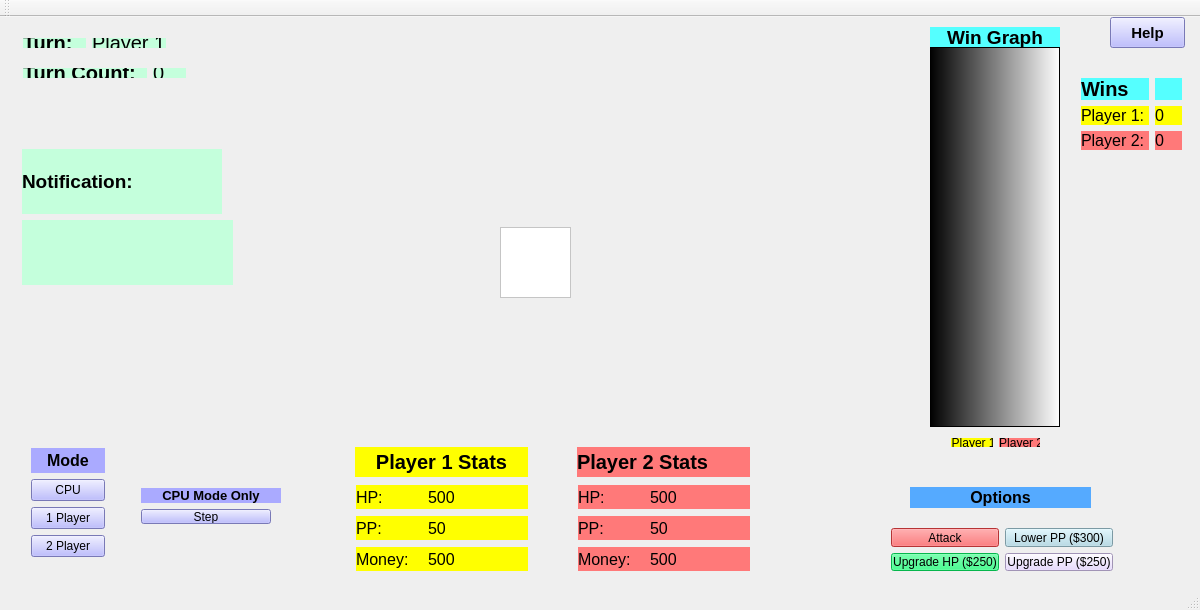
<?xml version="1.0" encoding="UTF-8"?>
<ui version="4.0">
 <class>MainWindow</class>
 <widget class="QMainWindow" name="MainWindow">
  <property name="geometry">
   <rect>
    <x>0</x>
    <y>0</y>
    <width>1200</width>
    <height>610</height>
   </rect>
  </property>
  <property name="minimumSize">
   <size>
    <width>1200</width>
    <height>610</height>
   </size>
  </property>
  <property name="windowTitle">
   <string>MainWindow</string>
  </property>
  <property name="styleSheet">
   <string notr="true"/>
  </property>
  <widget class="QWidget" name="centralWidget">
   <widget class="QWidget" name="layoutWidget">
    <property name="geometry">
     <rect>
      <x>880</x>
      <y>500</y>
      <width>244</width>
      <height>65</height>
     </rect>
    </property>
    <layout class="QGridLayout" name="gridLayout">
     <item row="0" column="0">
      <widget class="QPushButton" name="attack_button">
       <property name="styleSheet">
        <string notr="true">background-color:rgb(255, 71, 74)</string>
       </property>
       <property name="text">
        <string>Attack</string>
       </property>
      </widget>
     </item>
     <item row="0" column="1">
      <widget class="QPushButton" name="lower_pp_button">
       <property name="styleSheet">
        <string notr="true">background-color: lightblue</string>
       </property>
       <property name="text">
        <string>Lower PP ($300)</string>
       </property>
      </widget>
     </item>
     <item row="1" column="0">
      <widget class="QPushButton" name="upgrade_hp_button">
       <property name="styleSheet">
        <string notr="true">background-color: rgb(8, 255, 107)</string>
       </property>
       <property name="text">
        <string>Upgrade HP ($250)</string>
       </property>
      </widget>
     </item>
     <item row="1" column="1">
      <widget class="QPushButton" name="upgrade_pp_button">
       <property name="styleSheet">
        <string notr="true">background-color: rgb(225, 207, 255)</string>
       </property>
       <property name="text">
        <string>Upgrade PP ($250)</string>
       </property>
      </widget>
     </item>
    </layout>
    <zorder>upgrade_hp_button</zorder>
    <zorder>upgrade_pp_button</zorder>
    <zorder>attack_button</zorder>
    <zorder>lower_pp_button</zorder>
   </widget>
   <widget class="QTableWidget" name="cellWidget">
    <property name="geometry">
     <rect>
      <x>500</x>
      <y>210</y>
      <width>71</width>
      <height>71</height>
     </rect>
    </property>
    <property name="styleSheet">
     <string notr="true">background-color:white;</string>
    </property>
    <property name="dragEnabled">
     <bool>false</bool>
    </property>
   </widget>
   <widget class="QWidget" name="layoutWidget">
    <property name="geometry">
     <rect>
      <x>12</x>
      <y>40</y>
      <width>185</width>
      <height>32</height>
     </rect>
    </property>
    <layout class="QHBoxLayout" name="horizontalLayout_2">
     <item>
      <widget class="QLabel" name="label_15">
       <property name="font">
        <font>
         <pointsize>15</pointsize>
         <weight>75</weight>
         <bold>true</bold>
        </font>
       </property>
       <property name="styleSheet">
        <string notr="true">background-color:rgb(196, 255, 220)</string>
       </property>
       <property name="text">
        <string>Turn Count:  </string>
       </property>
      </widget>
     </item>
     <item>
      <widget class="QLabel" name="option_count_label">
       <property name="font">
        <font>
         <pointsize>15</pointsize>
         <weight>50</weight>
         <bold>false</bold>
        </font>
       </property>
       <property name="styleSheet">
        <string notr="true">background-color:rgb(196, 255, 220)</string>
       </property>
       <property name="text">
        <string>0</string>
       </property>
      </widget>
     </item>
    </layout>
    <zorder>option_count_label</zorder>
    <zorder>label_15</zorder>
   </widget>
   <widget class="QWidget" name="layoutWidget">
    <property name="geometry">
     <rect>
      <x>12</x>
      <y>10</y>
      <width>165</width>
      <height>32</height>
     </rect>
    </property>
    <layout class="QHBoxLayout" name="horizontalLayout">
     <item>
      <widget class="QLabel" name="label_13">
       <property name="font">
        <font>
         <pointsize>15</pointsize>
         <weight>75</weight>
         <bold>true</bold>
        </font>
       </property>
       <property name="styleSheet">
        <string notr="true">background-color:rgb(196, 255, 220)</string>
       </property>
       <property name="text">
        <string>Turn:</string>
       </property>
      </widget>
     </item>
     <item>
      <widget class="QLabel" name="player_turn_label">
       <property name="font">
        <font>
         <pointsize>15</pointsize>
         <weight>50</weight>
         <bold>false</bold>
        </font>
       </property>
       <property name="styleSheet">
        <string notr="true">background-color:rgb(196, 255, 220)</string>
       </property>
       <property name="text">
        <string>Player 1</string>
       </property>
      </widget>
     </item>
    </layout>
   </widget>
   <widget class="QLabel" name="player2_stats_header">
    <property name="geometry">
     <rect>
      <x>577</x>
      <y>430</y>
      <width>173</width>
      <height>30</height>
     </rect>
    </property>
    <property name="font">
     <font>
      <pointsize>15</pointsize>
      <weight>75</weight>
      <bold>true</bold>
     </font>
    </property>
    <property name="styleSheet">
     <string notr="true">background-color:rgb(255, 121, 121)</string>
    </property>
    <property name="text">
     <string>Player 2 Stats</string>
    </property>
   </widget>
   <widget class="QLabel" name="player1_stat_header">
    <property name="geometry">
     <rect>
      <x>355</x>
      <y>430</y>
      <width>173</width>
      <height>30</height>
     </rect>
    </property>
    <property name="font">
     <font>
      <pointsize>15</pointsize>
      <weight>75</weight>
      <bold>true</bold>
     </font>
    </property>
    <property name="styleSheet">
     <string notr="true">background-color:yellow</string>
    </property>
    <property name="text">
     <string>Player 1 Stats</string>
    </property>
    <property name="alignment">
     <set>Qt::AlignCenter</set>
    </property>
   </widget>
   <widget class="QLabel" name="player2_hp_label">
    <property name="geometry">
     <rect>
      <x>650</x>
      <y>468</y>
      <width>100</width>
      <height>24</height>
     </rect>
    </property>
    <property name="font">
     <font>
      <pointsize>12</pointsize>
     </font>
    </property>
    <property name="styleSheet">
     <string notr="true">background-color:rgb(255, 121, 121)</string>
    </property>
    <property name="text">
     <string>500</string>
    </property>
   </widget>
   <widget class="QLabel" name="label_11">
    <property name="geometry">
     <rect>
      <x>578</x>
      <y>468</y>
      <width>100</width>
      <height>24</height>
     </rect>
    </property>
    <property name="font">
     <font>
      <pointsize>12</pointsize>
     </font>
    </property>
    <property name="styleSheet">
     <string notr="true">background-color:rgb(255, 121, 121)</string>
    </property>
    <property name="text">
     <string>HP: </string>
    </property>
   </widget>
   <widget class="QLabel" name="player1_hp_label">
    <property name="geometry">
     <rect>
      <x>428</x>
      <y>468</y>
      <width>100</width>
      <height>24</height>
     </rect>
    </property>
    <property name="font">
     <font>
      <pointsize>12</pointsize>
     </font>
    </property>
    <property name="styleSheet">
     <string notr="true">background-color:yellow</string>
    </property>
    <property name="text">
     <string>500</string>
    </property>
   </widget>
   <widget class="QLabel" name="label_2">
    <property name="geometry">
     <rect>
      <x>356</x>
      <y>468</y>
      <width>100</width>
      <height>24</height>
     </rect>
    </property>
    <property name="font">
     <font>
      <pointsize>12</pointsize>
     </font>
    </property>
    <property name="styleSheet">
     <string notr="true">background-color:yellow</string>
    </property>
    <property name="text">
     <string>HP: </string>
    </property>
    <property name="alignment">
     <set>Qt::AlignLeading|Qt::AlignLeft|Qt::AlignVCenter</set>
    </property>
   </widget>
   <widget class="QLabel" name="player2_pp_label">
    <property name="geometry">
     <rect>
      <x>650</x>
      <y>499</y>
      <width>100</width>
      <height>24</height>
     </rect>
    </property>
    <property name="font">
     <font>
      <pointsize>12</pointsize>
     </font>
    </property>
    <property name="styleSheet">
     <string notr="true">background-color:rgb(255, 121, 121)</string>
    </property>
    <property name="text">
     <string>50</string>
    </property>
   </widget>
   <widget class="QLabel" name="label_10">
    <property name="geometry">
     <rect>
      <x>578</x>
      <y>499</y>
      <width>100</width>
      <height>24</height>
     </rect>
    </property>
    <property name="font">
     <font>
      <pointsize>12</pointsize>
     </font>
    </property>
    <property name="styleSheet">
     <string notr="true">background-color:rgb(255, 121, 121)</string>
    </property>
    <property name="text">
     <string>PP:</string>
    </property>
   </widget>
   <widget class="QLabel" name="label_3">
    <property name="geometry">
     <rect>
      <x>356</x>
      <y>499</y>
      <width>100</width>
      <height>24</height>
     </rect>
    </property>
    <property name="font">
     <font>
      <pointsize>12</pointsize>
     </font>
    </property>
    <property name="styleSheet">
     <string notr="true">background-color:yellow</string>
    </property>
    <property name="text">
     <string>PP:</string>
    </property>
   </widget>
   <widget class="QLabel" name="player1_pp_label">
    <property name="geometry">
     <rect>
      <x>428</x>
      <y>499</y>
      <width>100</width>
      <height>24</height>
     </rect>
    </property>
    <property name="font">
     <font>
      <pointsize>12</pointsize>
     </font>
    </property>
    <property name="styleSheet">
     <string notr="true">background-color:yellow</string>
    </property>
    <property name="text">
     <string>50</string>
    </property>
   </widget>
   <widget class="QLabel" name="label_9">
    <property name="geometry">
     <rect>
      <x>578</x>
      <y>530</y>
      <width>100</width>
      <height>24</height>
     </rect>
    </property>
    <property name="font">
     <font>
      <pointsize>12</pointsize>
     </font>
    </property>
    <property name="styleSheet">
     <string notr="true">background-color:rgb(255, 121, 121)</string>
    </property>
    <property name="text">
     <string>Money:</string>
    </property>
   </widget>
   <widget class="QLabel" name="player2_money_label">
    <property name="geometry">
     <rect>
      <x>650</x>
      <y>530</y>
      <width>100</width>
      <height>24</height>
     </rect>
    </property>
    <property name="font">
     <font>
      <pointsize>12</pointsize>
     </font>
    </property>
    <property name="styleSheet">
     <string notr="true">background-color:rgb(255, 121, 121)</string>
    </property>
    <property name="text">
     <string>500</string>
    </property>
   </widget>
   <widget class="QLabel" name="player1_money_label">
    <property name="geometry">
     <rect>
      <x>428</x>
      <y>530</y>
      <width>100</width>
      <height>24</height>
     </rect>
    </property>
    <property name="font">
     <font>
      <pointsize>12</pointsize>
     </font>
    </property>
    <property name="styleSheet">
     <string notr="true">background-color:yellow</string>
    </property>
    <property name="text">
     <string>500</string>
    </property>
   </widget>
   <widget class="QLabel" name="label_8">
    <property name="geometry">
     <rect>
      <x>356</x>
      <y>530</y>
      <width>100</width>
      <height>24</height>
     </rect>
    </property>
    <property name="font">
     <font>
      <pointsize>12</pointsize>
     </font>
    </property>
    <property name="styleSheet">
     <string notr="true">background-color:yellow</string>
    </property>
    <property name="text">
     <string>Money:</string>
    </property>
   </widget>
   <widget class="QLabel" name="win_graph_header">
    <property name="geometry">
     <rect>
      <x>930</x>
      <y>10</y>
      <width>130</width>
      <height>21</height>
     </rect>
    </property>
    <property name="font">
     <font>
      <pointsize>14</pointsize>
      <weight>75</weight>
      <bold>true</bold>
     </font>
    </property>
    <property name="styleSheet">
     <string notr="true">background-color:rgb(85, 255, 255)</string>
    </property>
    <property name="text">
     <string>Win Graph</string>
    </property>
    <property name="alignment">
     <set>Qt::AlignCenter</set>
    </property>
   </widget>
   <widget class="QWidget" name="layoutWidget">
    <property name="geometry">
     <rect>
      <x>20</x>
      <y>420</y>
      <width>96</width>
      <height>131</height>
     </rect>
    </property>
    <layout class="QVBoxLayout" name="verticalLayout">
     <item>
      <widget class="QLabel" name="mode_header">
       <property name="font">
        <font>
         <pointsize>12</pointsize>
         <weight>75</weight>
         <bold>true</bold>
        </font>
       </property>
       <property name="styleSheet">
        <string notr="true">background-color:rgb(170, 170, 255)</string>
       </property>
       <property name="text">
        <string>Mode</string>
       </property>
       <property name="alignment">
        <set>Qt::AlignCenter</set>
       </property>
      </widget>
     </item>
     <item>
      <widget class="QPushButton" name="cpu_mode_label">
       <property name="styleSheet">
        <string notr="true">background-color:rgb(170, 170, 255)</string>
       </property>
       <property name="text">
        <string>CPU</string>
       </property>
      </widget>
     </item>
     <item>
      <widget class="QPushButton" name="player1_mode_button">
       <property name="styleSheet">
        <string notr="true">background-color:rgb(170, 170, 255)</string>
       </property>
       <property name="text">
        <string>1 Player</string>
       </property>
      </widget>
     </item>
     <item>
      <widget class="QPushButton" name="player2_mode_label">
       <property name="styleSheet">
        <string notr="true">background-color:rgb(170, 170, 255)</string>
       </property>
       <property name="text">
        <string>2 Player</string>
       </property>
      </widget>
     </item>
    </layout>
   </widget>
   <widget class="QPushButton" name="help_button">
    <property name="geometry">
     <rect>
      <x>1110</x>
      <y>0</y>
      <width>75</width>
      <height>31</height>
     </rect>
    </property>
    <property name="font">
     <font>
      <pointsize>11</pointsize>
      <weight>75</weight>
      <bold>true</bold>
     </font>
    </property>
    <property name="styleSheet">
     <string notr="true">background-color:rgb(170, 170, 255)</string>
    </property>
    <property name="text">
     <string>Help</string>
    </property>
   </widget>
   <widget class="QGraphicsView" name="graphicsView">
    <property name="geometry">
     <rect>
      <x>930</x>
      <y>30</y>
      <width>130</width>
      <height>380</height>
     </rect>
    </property>
    <property name="minimumSize">
     <size>
      <width>130</width>
      <height>380</height>
     </size>
    </property>
    <property name="styleSheet">
     <string notr="true">background-color: qlineargradient(spread:pad, x1:0, y1:0, x2:1, y2:0, stop:0 rgba(0, 0, 0, 255), stop:1 rgba(255, 255, 255, 255))</string>
    </property>
   </widget>
   <widget class="QLabel" name="label_16">
    <property name="geometry">
     <rect>
      <x>910</x>
      <y>470</y>
      <width>181</width>
      <height>21</height>
     </rect>
    </property>
    <property name="font">
     <font>
      <pointsize>12</pointsize>
      <weight>75</weight>
      <bold>true</bold>
     </font>
    </property>
    <property name="styleSheet">
     <string notr="true">background-color:rgb(85, 170, 255)</string>
    </property>
    <property name="text">
     <string>Options</string>
    </property>
    <property name="alignment">
     <set>Qt::AlignCenter</set>
    </property>
   </widget>
   <widget class="QWidget" name="layoutWidget">
    <property name="geometry">
     <rect>
      <x>11</x>
      <y>121</y>
      <width>222</width>
      <height>158</height>
     </rect>
    </property>
    <layout class="QGridLayout" name="gridLayout_3">
     <item row="0" column="0">
      <widget class="QLabel" name="label_12">
       <property name="minimumSize">
        <size>
         <width>200</width>
         <height>0</height>
        </size>
       </property>
       <property name="font">
        <font>
         <pointsize>14</pointsize>
         <weight>75</weight>
         <bold>true</bold>
        </font>
       </property>
       <property name="styleSheet">
        <string notr="true">background-color:rgb(196, 255, 220)</string>
       </property>
       <property name="text">
        <string>Notification:</string>
       </property>
      </widget>
     </item>
     <item row="1" column="0">
      <widget class="QLabel" name="notification_label">
       <property name="minimumSize">
        <size>
         <width>220</width>
         <height>50</height>
        </size>
       </property>
       <property name="font">
        <font>
         <pointsize>12</pointsize>
        </font>
       </property>
       <property name="styleSheet">
        <string notr="true">background-color:rgb(196, 255, 220)</string>
       </property>
       <property name="text">
        <string/>
       </property>
      </widget>
     </item>
    </layout>
   </widget>
   <widget class="QWidget" name="layoutWidget">
    <property name="geometry">
     <rect>
      <x>1070</x>
      <y>50</y>
      <width>123</width>
      <height>94</height>
     </rect>
    </property>
    <layout class="QGridLayout" name="gridLayout_2">
     <item row="0" column="0">
      <widget class="QLabel" name="label_5">
       <property name="font">
        <font>
         <pointsize>15</pointsize>
         <weight>75</weight>
         <bold>true</bold>
        </font>
       </property>
       <property name="styleSheet">
        <string notr="true">background-color:rgb(85, 255, 255)</string>
       </property>
       <property name="text">
        <string>Wins</string>
       </property>
      </widget>
     </item>
     <item row="1" column="0">
      <widget class="QLabel" name="label_6">
       <property name="font">
        <font>
         <pointsize>12</pointsize>
        </font>
       </property>
       <property name="styleSheet">
        <string notr="true">background-color:yellow</string>
       </property>
       <property name="text">
        <string>Player 1: </string>
       </property>
      </widget>
     </item>
     <item row="1" column="1">
      <widget class="QLabel" name="player1_win_label">
       <property name="font">
        <font>
         <pointsize>12</pointsize>
        </font>
       </property>
       <property name="styleSheet">
        <string notr="true">background-color:yellow</string>
       </property>
       <property name="text">
        <string>0</string>
       </property>
      </widget>
     </item>
     <item row="2" column="0">
      <widget class="QLabel" name="label_7">
       <property name="font">
        <font>
         <pointsize>12</pointsize>
        </font>
       </property>
       <property name="styleSheet">
        <string notr="true">background-color:rgb(255, 121, 121)</string>
       </property>
       <property name="text">
        <string>Player 2: </string>
       </property>
      </widget>
     </item>
     <item row="2" column="1">
      <widget class="QLabel" name="player2_win_label">
       <property name="font">
        <font>
         <pointsize>12</pointsize>
        </font>
       </property>
       <property name="styleSheet">
        <string notr="true">background-color:rgb(255, 121, 121)</string>
       </property>
       <property name="text">
        <string>0</string>
       </property>
      </widget>
     </item>
     <item row="0" column="1">
      <widget class="QLabel" name="label_17">
       <property name="maximumSize">
        <size>
         <width>30</width>
         <height>16777215</height>
        </size>
       </property>
       <property name="styleSheet">
        <string notr="true">background-color:rgb(85, 255, 255)</string>
       </property>
       <property name="text">
        <string/>
       </property>
      </widget>
     </item>
    </layout>
   </widget>
   <widget class="QWidget" name="layoutWidget">
    <property name="geometry">
     <rect>
      <x>940</x>
      <y>410</y>
      <width>111</width>
      <height>31</height>
     </rect>
    </property>
    <layout class="QHBoxLayout" name="horizontalLayout_3">
     <item>
      <widget class="QLabel" name="label">
       <property name="styleSheet">
        <string notr="true">background-color:yellow</string>
       </property>
       <property name="text">
        <string> Player 1</string>
       </property>
       <property name="alignment">
        <set>Qt::AlignCenter</set>
       </property>
      </widget>
     </item>
     <item>
      <widget class="QLabel" name="label_4">
       <property name="styleSheet">
        <string notr="true">background-color:rgb(255, 121, 121)</string>
       </property>
       <property name="text">
        <string> Player 2</string>
       </property>
       <property name="alignment">
        <set>Qt::AlignCenter</set>
       </property>
      </widget>
     </item>
    </layout>
   </widget>
   <widget class="QWidget" name="layoutWidget">
    <property name="geometry">
     <rect>
      <x>130</x>
      <y>460</y>
      <width>152</width>
      <height>58</height>
     </rect>
    </property>
    <layout class="QVBoxLayout" name="verticalLayout_2">
     <item>
      <widget class="QLabel" name="label_14">
       <property name="minimumSize">
        <size>
         <width>140</width>
         <height>0</height>
        </size>
       </property>
       <property name="font">
        <font>
         <pointsize>10</pointsize>
         <weight>75</weight>
         <bold>true</bold>
        </font>
       </property>
       <property name="styleSheet">
        <string notr="true">background-color:rgb(170, 170, 255)</string>
       </property>
       <property name="text">
        <string>CPU Mode Only</string>
       </property>
       <property name="alignment">
        <set>Qt::AlignCenter</set>
       </property>
      </widget>
     </item>
     <item>
      <widget class="QPushButton" name="step_button">
       <property name="styleSheet">
        <string notr="true">background-color:rgb(170, 170, 255)</string>
       </property>
       <property name="text">
        <string>Step</string>
       </property>
      </widget>
     </item>
    </layout>
   </widget>
   <zorder>layoutWidget</zorder>
   <zorder>layoutWidget</zorder>
   <zorder>layoutWidget</zorder>
   <zorder>layoutWidget</zorder>
   <zorder>layoutWidget</zorder>
   <zorder>layoutWidget</zorder>
   <zorder>player2_stats_header</zorder>
   <zorder>player1_stat_header</zorder>
   <zorder>label_11</zorder>
   <zorder>label_2</zorder>
   <zorder>label_10</zorder>
   <zorder>label_3</zorder>
   <zorder>player1_pp_label</zorder>
   <zorder>label_9</zorder>
   <zorder>player2_money_label</zorder>
   <zorder>label_8</zorder>
   <zorder>win_graph_header</zorder>
   <zorder>layoutWidget</zorder>
   <zorder>layoutWidget</zorder>
   <zorder>help_button</zorder>
   <zorder>player1_hp_label</zorder>
   <zorder>player1_money_label</zorder>
   <zorder>player2_pp_label</zorder>
   <zorder>player2_hp_label</zorder>
   <zorder>cellWidget</zorder>
   <zorder>graphicsView</zorder>
   <zorder>label_16</zorder>
  </widget>
  <widget class="QToolBar" name="mainToolBar">
   <attribute name="toolBarArea">
    <enum>TopToolBarArea</enum>
   </attribute>
   <attribute name="toolBarBreak">
    <bool>false</bool>
   </attribute>
  </widget>
  <widget class="QStatusBar" name="statusBar"/>
 </widget>
 <layoutdefault spacing="6" margin="11"/>
 <resources/>
 <connections/>
</ui>
